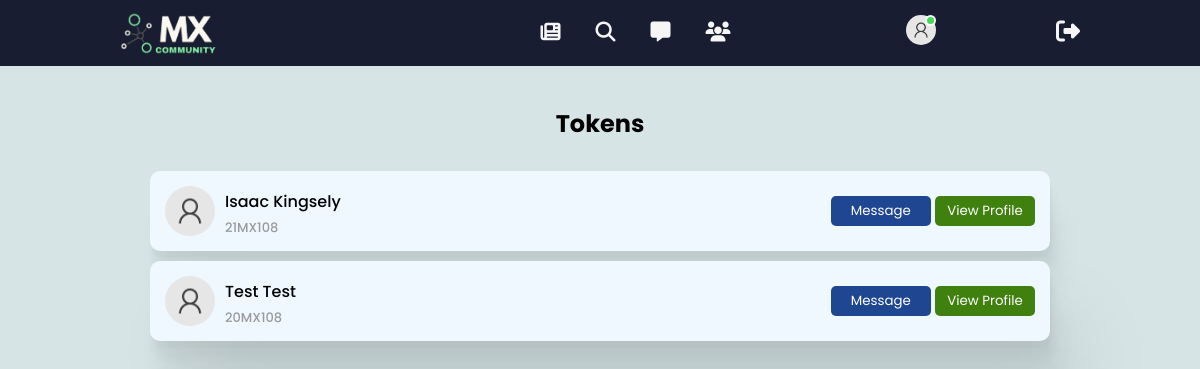
Page /tokens/ (signed in) on the committed database.
### mca/models.py (models this page shows)
class tokens(models.Model):
    roll_no = models.CharField(max_length=7,null=False,unique=True,verbose_name='Roll No')
    first_name = models.CharField(max_length=50,verbose_name='First Name')
    last_name = models.CharField(max_length=50,verbose_name='Last Name')
    def __str__(self):
        return self.roll_no

### mca/views.py (the view)
# urls.py: path('tokens/',views.token,name='tokens'),
@login_required
def token(request):
    current_user = request.user
    roll_t = current_user.rollno[-1]
    print(roll_t)
    names = tokens.objects.filter(roll_no__endswith=roll_t)
    print(names)
    d = {'token':names}
    return render(request,'tokens.html',d)

### mx_community/templates/tokens.html (shortened to what this page needs)
{% extends 'base.html' %}
{% load static %}
{% block page %}
    <div class="tokens-container">
        <h1>Tokens</h1>
        {% for i in token %}
        <div class="token-box">
            <div class="user-profile">
                <img src="{% static '/img/user.png' %}" alt="">
                <p>{{i.first_name}} {{i.last_name}} <br><span>{{i.roll_no}}</span></p>
            </div>
            <div class="buttons">
                <button type="button" style="background-color:#1F4690;">Message</button>
                <button type="button" >View Profile</button>
            </div>
        </div>
        {% endfor %}
    </div>
{% endblock %}

### mx_community/static/css/style.css (style rules this page uses)
:root { --thColor: #181D31; --bdyColor: #D6E4E5; --secColor: #465362; --boxColor: #F6F6F6; --spanColor: #1876f2; --greyText: #6B728E; }
* { margin: 0; padding: 0; font-family: 'Poppins','sans-serif'; box-sizing: border-box; }
body { background: var(--bdyColor); }
.user-profile { display: flex; align-items: center; }
.user-profile img { width: 45px; border-radius: 50%; margin-right: 10px; }
.user-profile p { margin-bottom: -5px; font-weight: 500; color: #626262; }
.user-profile span { font-size: 13px; color: #9a9a9a; }
.tokens-container { width: 75%; margin: auto; }
.tokens-container h1 { text-align: center; padding-top: 40px; margin-bottom: 30px; }
.token-box { display: flex; justify-content: space-between; align-items: center; padding: 15px; border-radius: 10px; background-color: aliceblue; box-shadow: 1.5px 6.4px 3.6px rgba(0, 0, 0, 0.025), 4.3px 17.8px 10px rgba(0, 0, 0, 0.035), 10.3px 42.8px 24.1px rgba(0, 0, 0, 0.046), 34px 142px 80px rgba(0, 0, 0, 0.07); margin-bottom: 10px; }
.token-box p { color: #000; }
.token-box img { border-radius: 50%; width: 50px; }
.token-box button { width: 100px; height: 30px; background-color: #40800f; border: none; border-radius: 5px; color: #fff; }

### rows in the picture
tokens: first_name "Isaac", last_name "Kingsely", roll_no "21MX108"
tokens: first_name "Test", last_name "Test", roll_no "20MX108"
